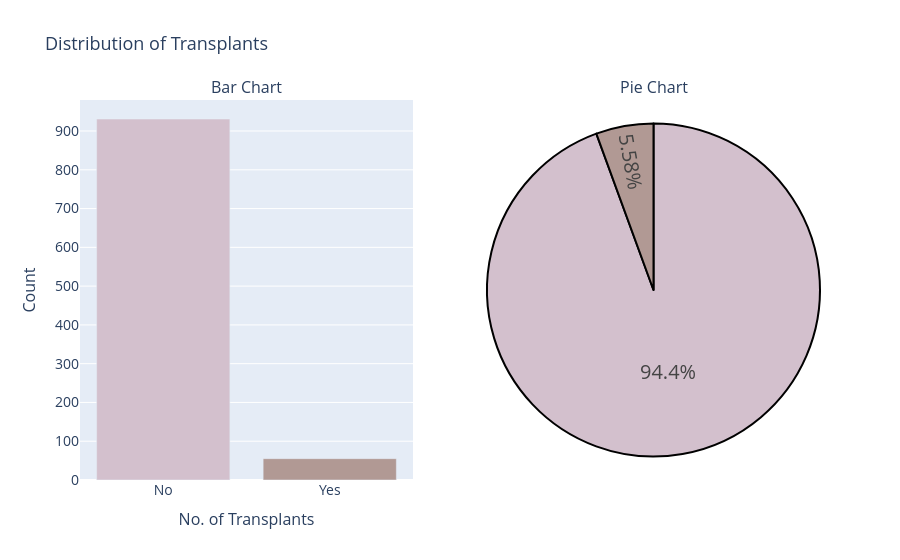

Notebook source saved alongside this figure:
### Code cell
colors = ['#D3C0CD' , '#B19994']
labels = ['No','Yes']
values = data['AnyTransplants'].value_counts()

# create pie chart

pie_chart = go.Figure(go.Pie(labels = labels, values = values, ))
pie_chart.update_traces(hoverinfo = 'label+value' , textinfo = 'percent', textfont_size = 20, 
                        marker = dict(colors = colors, line = dict( color = '#000000', width=2)))

# Bar Chart

bar_chart = go.Figure(go.Bar(x = labels, y = values, marker_color = colors))

# create subplots

fig = sp.make_subplots( rows = 1, cols = 2, column_width = [0.5,0.5], specs = [[{'type' : 'bar'}, {'type' : 'pie'}]],
                      subplot_titles = ("Bar Chart", "Pie Chart"))

# Add charts to subplots

fig.add_trace(bar_chart.data[0], row=1, col=1)
fig.add_trace(pie_chart.data[0], row=1, col=2)

# Update layout
fig.update_layout(
    showlegend=False,
    title=dict(
        text="Distribution of Transplants",
        font=dict(size=18)
    ),
    xaxis=dict(
        title=dict(
            text="No. of Transplants",
            font=dict(size=16)
        ),
        tickfont=dict(size=14)
    ),
    yaxis=dict(
        title=dict(
            text="Count",
            font=dict(size=16)
        ),
        tickfont=dict(size=14)
    )
)

# Show subplots
fig.show()

### Figure 1 — Plotly figure (JSON) as saved in the notebook; plotly's stock layout.template omitted (floating-point values rounded to 4 significant figures)
{"data": [{"marker": {"color": ["#D3C0CD", "#B19994"]}, "type": "bar", "x": ["No", "Yes"], "xaxis": "x", "y": [931, 55], "yaxis": "y"}, {"domain": {"x": [0.55, 1], "y": [0, 1]}, "hoverinfo": "label+value", "labels": ["No", "Yes"], "marker": {"colors": ["#D3C0CD", "#B19994"], "line": {"color": "#000000", "width": 2}}, "textfont": {"size": 20}, "textinfo": "percent", "type": "pie", "values": [931, 55]}], "layout": {"annotations": [{"font": {"size": 16}, "showarrow": false, "text": "Bar Chart", "x": 0.225, "xanchor": "center", "xref": "paper", "y": 1, "yanchor": "bottom", "yref": "paper"}, {"font": {"size": 16}, "showarrow": false, "text": "Pie Chart", "x": 0.775, "xanchor": "center", "xref": "paper", "y": 1, "yanchor": "bottom", "yref": "paper"}], "showlegend": false, "title": {"font": {"size": 18}, "text": "Distribution of Transplants"}, "xaxis": {"anchor": "y", "domain": [0, 0.45], "tickfont": {"size": 14}, "title": {"font": {"size": 16}, "text": "No. of Transplants"}}, "yaxis": {"anchor": "x", "domain": [0, 1], "tickfont": {"size": 14}, "title": {"font": {"size": 16}, "text": "Count"}}}}
